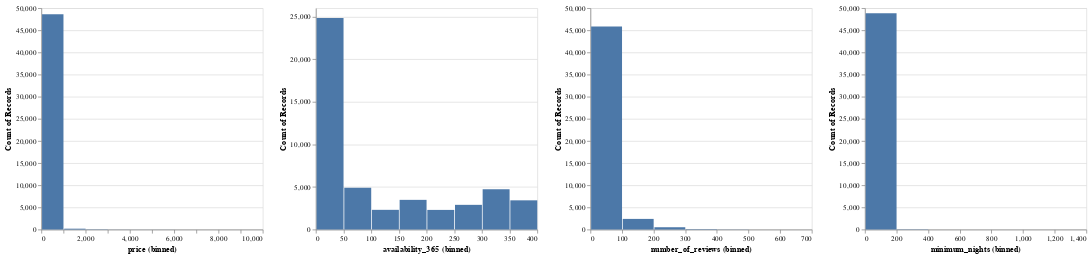

Notebook code cell kept with this figure:
### Code cell
col_list = ['price','availability_365','number_of_reviews','minimum_nights']

chart = alt.Chart(data).mark_bar().encode(
    x=alt.X(alt.repeat('column')).bin(),
    y='count()'
).repeat(
    column=col_list
)
chart

### Figure 1 — Vega specification as saved in the notebook (floating-point values rounded to 4 significant figures)
{"$schema": "https://vega.github.io/schema/vega/v5.json", "data": [{"name": "source_0"}, {"name": "data_0", "values": [{"__count": 48822, "bin_maxbins_10_minimum_nights": 0.0, "bin_maxbins_10_minimum_nights_end": 200.0}, {"__count": 61, "bin_maxbins_10_minimum_nights": 200.0, "bin_maxbins_10_minimum_nights_end": 400.0}, {"__count": 1, "bin_maxbins_10_minimum_nights": 1000.0, "bin_maxbins_10_minimum_nights_end": 1200.0}, {"__count": 1, "bin_maxbins_10_minimum_nights": 1200.0, "bin_maxbins_10_minimum_nights_end": 1400.0}, {"__count": 7, "bin_maxbins_10_minimum_nights": 400.0, "bin_maxbins_10_minimum_nights_end": 600.0}, {"__count": 3, "bin_maxbins_10_minimum_nights": 800.0, "bin_maxbins_10_minimum_nights_end": 1000.0}]}, {"name": "data_1", "values": [{"__count": 48597, "bin_maxbins_10_price": 0.0, "bin_maxbins_10_price_end": 1000.0}, {"__count": 57, "bin_maxbins_10_price": 2000.0, "bin_maxbins_10_price_end": 3000.0}, {"__count": 188, "bin_maxbins_10_price": 1000.0, "bin_maxbins_10_price_end": 2000.0}, {"__count": 18, "bin_maxbins_10_price": 3000.0, "bin_maxbins_10_price_end": 4000.0}, {"__count": 9, "bin_maxbins_10_price": 4000.0, "bin_maxbins_10_price_end": 5000.0}, {"__count": 8, "bin_maxbins_10_price": 5000.0, "bin_maxbins_10_price_end": 6000.0}, {"__count": 7, "bin_maxbins_10_price": 6000.0, "bin_maxbins_10_price_end": 7000.0}, {"__count": 2, "bin_maxbins_10_price": 8000.0, "bin_maxbins_10_price_end": 9000.0}, {"__count": 6, "bin_maxbins_10_price": 9000.0, "bin_maxbins_10_price_end": 10000.0}, {"__count": 3, "bin_maxbins_10_price": 7000.0, "bin_maxbins_10_price_end": 8000.0}]}, {"name": "data_2", "values": [{"__count": 3428, "bin_maxbins_10_availability_365": 350.0, "bin_maxbins_10_availability_365_end": 400.0}, {"__count": 3483, "bin_maxbins_10_availability_365": 150.0, "bin_maxbins_10_availability_365_end": 200.0}, {"__count": 24838, "bin_maxbins_10_availability_365": 0.0, "bin_maxbins_10_availability_365_end": 50.0}, {"__count": 2311, "bin_maxbins_10_availability_365": 100.0, "bin_maxbins_10_availability_365_end": 150.0}, {"__count": 2303, "bin_maxbins_10_availability_365": 200.0, "bin_maxbins_10_availability_365_end": 250.0}, {"__count": 4739, "bin_maxbins_10_availability_365": 300.0, "bin_maxbins_10_availability_365_end": 350.0}, {"__count": 4895, "bin_maxbins_10_availability_365": 50.0, "bin_maxbins_10_availability_365_end": 100.0}, {"__count": 2898, "bin_maxbins_10_availability_365": 250.0, "bin_maxbins_10_availability_365_end": 300.0}]}, {"name": "data_3", "values": [{"__count": 45851, "bin_maxbins_10_number_of_reviews": 0.0, "bin_maxbins_10_number_of_reviews_end": 100.0}, {"__count": 514, "bin_maxbins_10_number_of_reviews": 200.0, "bin_maxbins_10_number_of_reviews_end": 300.0}, {"__count": 31, "bin_maxbins_10_number_of_reviews": 400.0, "bin_maxbins_10_number_of_reviews_end": 500.0}, {"__count": 2398, "bin_maxbins_10_number_of_reviews": 100.0, "bin_maxbins_10_number_of_reviews_end": 200.0}, {"__count": 93, "bin_maxbins_10_number_of_reviews": 300.0, "bin_maxbins_10_number_of_reviews_end": 400.0}, {"__count": 6, "bin_maxbins_10_number_of_reviews": 500.0, "bin_maxbins_10_number_of_reviews_end": 600.0}, {"__count": 2, "bin_maxbins_10_number_of_reviews": 600.0, "bin_maxbins_10_number_of_reviews_end": 700.0}]}, {"name": "data_1_child__column_price_y_domain___count", "values": [{"min": 2, "max": 48597}]}, {"name": "data_2_child__column_availability_365_y_domain___count", "values": [{"min": 2303, "max": 24838}]}, {"name": "data_3_child__column_number_of_reviews_y_domain___count", "values": [{"min": 2, "max": 45851}]}, {"name": "data_0_child__column_minimum_nights_y_domain___count", "values": [{"min": 1, "max": 48822}]}], "signals": [{"name": "child__column_availability_365_bin_maxbins_10_availability_365_bins", "value": {"fields": ["availability_365"], "fname": "bin_availability_365", "start": 0.0, "step": 50.0, "stop": 400.0}}, {"name": "child__column_price_bin_maxbins_10_price_bins", "value": {"fields": ["price"], "fname": "bin_price", "start": 0.0, "step": 1000.0, "stop": 10000.0}}, {"name": "child__column_minimum_nights_bin_maxbins_10_minimum_nights_bins", "value": {"fields": ["minimum_nights"], "fname": "bin_minimum_nights", "start": 0.0, "step": 200.0, "stop": 1400.0}}, {"name": "child__column_number_of_reviews_bin_maxbins_10_number_of_reviews_bins", "value": {"fields": ["number_of_reviews"], "fname": "bin_number_of_reviews", "start": 0.0, "step": 100.0, "stop": 700.0}}, {"name": "childWidth", "value": 300}, {"name": "childHeight", "value": 300}], "marks": [{"type": "group", "name": "child__column_price_group", "encode": {"update": {"height": {"signal": "childHeight"}, "width": {"signal": "childWidth"}}}, "marks": [{"type": "rect", "name": "child__column_price_marks", "from": {"data": "data_1"}, "encode": {"update": {"fill": {"value": "#4c78a8"}, "x2": {"field": "bin_maxbins_10_price", "scale": "child__column_price_x", "offset": {"signal": "0.5 + (abs(scale(\"child__column_price_x\", datum[\"bin_maxbins_10_price_end\"]) - scale(\"child__column_price_x\", datum[\"bin_maxbins_10_price\"])) < 0.25 ? -0.5 * (0.25 - (abs(scale(\"child__column_price_x\", datum[\"bin_maxbins_10_price_end\"]) - scale(\"child__column_price_x\", datum[\"bin_maxbins_10_price\"])))) : 0.5)"}}, "x": {"field": "bin_maxbins_10_price_end", "scale": "child__column_price_x", "offset": {"signal": "0.5 + (abs(scale(\"child__column_price_x\", datum[\"bin_maxbins_10_price_end\"]) - scale(\"child__column_price_x\", datum[\"bin_maxbins_10_price\"])) < 0.25 ? 0.5 * (0.25 - (abs(scale(\"child__column_price_x\", datum[\"bin_maxbins_10_price_end\"]) - scale(\"child__column_price_x\", datum[\"bin_maxbins_10_price\"])))) : -0.5)"}}, "y": {"field": "__count", "scale": "child__column_price_y"}, "y2": {"value": 0, "scale": "child__column_price_y"}}}, "style": ["bar"]}], "axes": [{"scale": "child__column_price_y", "domain": false, "tickCount": {"signal": "ceil(childHeight/40)"}, "grid": true, "ticks": false, "orient": "left", "minExtent": 0, "gridScale": "child__column_price_x", "aria": false, "zindex": 0, "labels": false, "maxExtent": 0}, {"scale": "child__column_price_x", "tickCount": {"signal": "ceil(childWidth/10)"}, "orient": "bottom", "title": "price (binned)", "labelOverlap": true, "labelFlush": true, "zindex": 0, "grid": false}, {"scale": "child__column_price_y", "tickCount": {"signal": "ceil(childHeight/40)"}, "orient": "left", "zindex": 0, "grid": false, "title": "Count of Records", "labelOverlap": true}], "style": "cell"}, {"type": "group", "name": "child__column_availability_365_group", "encode": {"update": {"width": {"signal": "childWidth"}, "height": {"signal": "childHeight"}}}, "marks": [{"type": "rect", "name": "child__column_availability_365_marks", "from": {"data": "data_2"}, "encode": {"update": {"fill": {"value": "#4c78a8"}, "x": {"field": "bin_maxbins_10_availability_365_end", "scale": "child__column_availability_365_x", "offset": {"signal": "0.5 + (abs(scale(\"child__column_availability_365_x\", datum[\"bin_maxbins_10_availability_365_end\"]) - scale(\"child__column_availability_365_x\", datum[\"bin_maxbins_10_availability_365\"])) < 0.25 ? 0.5 * (0.25 - (abs(scale(\"child__column_availability_365_x\", datum[\"bin_maxbins_10_availability_365_end\"]) - scale(\"child__column_availability_365_x\", datum[\"bin_maxbins_10_availability_365\"])))) : -0.5)"}}, "x2": {"field": "bin_maxbins_10_availability_365", "scale": "child__column_availability_365_x", "offset": {"signal": "0.5 + (abs(scale(\"child__column_availability_365_x\", datum[\"bin_maxbins_10_availability_365_end\"]) - scale(\"child__column_availability_365_x\", datum[\"bin_maxbins_10_availability_365\"])) < 0.25 ? -0.5 * (0.25 - (abs(scale(\"child__column_availability_365_x\", datum[\"bin_maxbins_10_availability_365_end\"]) - scale(\"child__column_availability_365_x\", datum[\"bin_maxbins_10_availability_365\"])))) : 0.5)"}}, "y": {"field": "__count", "scale": "child__column_availability_365_y"}, "y2": {"value": 0, "scale": "child__column_availability_365_y"}}}, "style": ["bar"]}], "axes": [{"scale": "child__column_availability_365_y", "zindex": 0, "tickCount": {"signal": "ceil(childHeight/40)"}, "maxExtent": 0, "aria": false, "ticks": false, "minExtent": 0, "grid": true, "domain": false, "orient": "left", "gridScale": "child__column_availability_365_x", "labels": false}, {"scale": "child__column_availability_365_x", "grid": false, "title": "availability_365 (binned)", "zindex": 0, "labelFlush": true, "labelOverlap": true, "orient": "bottom", "tickCount": {"signal": "ceil(childWidth/10)"}}, {"scale": "child__column_availability_365_y", "title": "Count of Records", "orient": "left", "zindex": 0, "grid": false, "tickCount": {"signal": "ceil(childHeight/40)"}, "labelOverlap": true}], "style": "cell"}, {"type": "group", "name": "child__column_number_of_reviews_group", "encode": {"update": {"width": {"signal": "childWidth"}, "height": {"signal": "childHeight"}}}, "marks": [{"type": "rect", "name": "child__column_number_of_reviews_marks", "from": {"data": "data_3"}, "encode": {"update": {"y": {"field": "__count", "scale": "child__column_number_of_reviews_y"}, "y2": {"value": 0, "scale": "child__column_number_of_reviews_y"}, "fill": {"value": "#4c78a8"}, "x": {"field": "bin_maxbins_10_number_of_reviews_end", "scale": "child__column_number_of_reviews_x", "offset": {"signal": "0.5 + (abs(scale(\"child__column_number_of_reviews_x\", datum[\"bin_maxbins_10_number_of_reviews_end\"]) - scale(\"child__column_number_of_reviews_x\", datum[\"bin_maxbins_10_number_of_reviews\"])) < 0.25 ? 0.5 * (0.25 - (abs(scale(\"child__column_number_of_reviews_x\", datum[\"bin_maxbins_10_number_of_reviews_end\"]) - scale(\"child__column_number_of_reviews_x\", datum[\"bin_maxbins_10_number_of_reviews\"])))) : -0.5)"}}, "x2": {"field": "bin_maxbins_10_number_of_reviews", "scale": "child__column_number_of_reviews_x", "offset": {"signal": "0.5 + (abs(scale(\"child__column_number_of_reviews_x\", datum[\"bin_maxbins_10_number_of_reviews_end\"]) - scale(\"child__column_number_of_reviews_x\", datum[\"bin_maxbins_10_number_of_reviews\"])) < 0.25 ? -0.5 * (0.25 - (abs(scale(\"child__column_number_of_reviews_x\", datum[\"bin_maxbins_10_number_of_reviews_end\"]) - scale(\"child__column_number_of_reviews_x\", datum[\"bin_maxbins_10_number_of_reviews\"])))) : 0.5)"}}}}, "style": ["bar"]}], "axes": [{"scale": "child__column_number_of_reviews_y", "zindex": 0, "gridScale": "child__column_number_of_reviews_x", "tickCount": {"signal": "ceil(childHeight/40)"}, "grid": true, "domain": false, "maxExtent": 0, "minExtent": 0, "labels": false, "aria": false, "orient": "left", "ticks": false}, {"scale": "child__column_number_of_reviews_x", "labelOverlap": true, "labelFlush": true, "tickCount": {"signal": "ceil(childWidth/10)"}, "zindex": 0, "grid": false, "title": "number_of_reviews (binned)", "orient": "bottom"}, {"scale": "child__column_number_of_reviews_y", "labelOverlap": true, "grid": false, "tickCount": {"signal": "ceil(childHeight/40)"}, "title": "Count of Records", "zindex": 0, "orient": "left"}], "style": "cell"}, {"type": "group", "name": "child__column_minimum_nights_group", "encode": {"update": {"height": {"signal": "childHeight"}, "width": {"signal": "childWidth"}}}, "marks": [{"type": "rect", "name": "child__column_minimum_nights_marks", "from": {"data": "data_0"}, "encode": {"update": {"fill": {"value": "#4c78a8"}, "x2": {"field": "bin_maxbins_10_minimum_nights", "scale": "child__column_minimum_nights_x", "offset": {"signal": "0.5 + (abs(scale(\"child__column_minimum_nights_x\", datum[\"bin_maxbins_10_minimum_nights_end\"]) - scale(\"child__column_minimum_nights_x\", datum[\"bin_maxbins_10_minimum_nights\"])) < 0.25 ? -0.5 * (0.25 - (abs(scale(\"child__column_minimum_nights_x\", datum[\"bin_maxbins_10_minimum_nights_end\"]) - scale(\"child__column_minimum_nights_x\", datum[\"bin_maxbins_10_minimum_nights\"])))) : 0.5)"}}, "x": {"field": "bin_maxbins_10_minimum_nights_end", "scale": "child__column_minimum_nights_x", "offset": {"signal": "0.5 + (abs(scale(\"child__column_minimum_nights_x\", datum[\"bin_maxbins_10_minimum_nights_end\"]) - scale(\"child__column_minimum_nights_x\", datum[\"bin_maxbins_10_minimum_nights\"])) < 0.25 ? 0.5 * (0.25 - (abs(scale(\"child__column_minimum_nights_x\", datum[\"bin_maxbins_10_minimum_nights_end\"]) - scale(\"child__column_minimum_nights_x\", datum[\"bin_maxbins_10_minimum_nights\"])))) : -0.5)"}}, "y": {"field": "__count", "scale": "child__column_minimum_nights_y"}, "y2": {"value": 0, "scale": "child__column_minimum_nights_y"}}}, "style": ["bar"]}], "axes": [{"scale": "child__column_minimum_nights_y", "domain": false, "ticks": false, "maxExtent": 0, "minExtent": 0, "zindex": 0, "gridScale": "child__column_minimum_nights_x", "grid": true, "labels": false, "orient": "left", "tickCount": {"signal": "ceil(childHeight/40)"}, "aria": false}, {"scale": "child__column_minimum_nights_x", "labelOverlap": true, "orient": "bottom", "tickCount": {"signal": "ceil(childWidth/10)"}, "title": "minimum_nights (binned)", "zindex": 0, "grid": false, "labelFlush": true}, {"scale": "child__column_minimum_nights_y", "tickCount": {"signal": "ceil(childHeight/40)"}, "grid": false, "zindex": 0, "labelOverlap": true, "title": "Count of Records", "orient": "left"}], "style": "cell"}], "scales": [{"name": "child__column_price_x", "type": "linear", "domain": {"signal": "[child__column_price_bin_maxbins_10_price_bins.start, child__column_price_bin_maxbins_10_price_bins.stop]"}, "range": [0, {"signal": "childWidth"}], "bins": {"signal": "child__column_price_bin_maxbins_10_price_bins"}, "zero": false}, {"name": "child__column_price_y", "type": "linear", "domain": [{"signal": "(data(\"data_1_child__column_price_y_domain___count\")[0] || {}).min"}, {"signal": "(data(\"data_1_child__column_price_y_domain___count\")[0] || {}).max"}], "range": [{"signal": "childHeight"}, 0], "zero": true, "nice": true}, {"name": "child__column_availability_365_x", "type": "linear", "domain": {"signal": "[child__column_availability_365_bin_maxbins_10_availability_365_bins.start, child__column_availability_365_bin_maxbins_10_availability_365_bins.stop]"}, "range": [0, {"signal": "childWidth"}], "bins": {"signal": "child__column_availability_365_bin_maxbins_10_availability_365_bins"}, "zero": false}, {"name": "child__column_availability_365_y", "type": "linear", "domain": [{"signal": "(data(\"data_2_child__column_availability_365_y_domain___count\")[0] || {}).min"}, {"signal": "(data(\"data_2_child__column_availability_365_y_domain___count\")[0] || {}).max"}], "range": [{"signal": "childHeight"}, 0], "zero": true, "nice": true}, {"name": "child__column_number_of_reviews_x", "type": "linear", "domain": {"signal": "[child__column_number_of_reviews_bin_maxbins_10_number_of_reviews_bins.start, child__column_number_of_reviews_bin_maxbins_10_number_of_reviews_bins.stop]"}, "range": [0, {"signal": "childWidth"}], "bins": {"signal": "child__column_number_of_reviews_bin_maxbins_10_number_of_reviews_bins"}, "zero": false}, {"name": "child__column_number_of_reviews_y", "type": "linear", "domain": [{"signal": "(data(\"data_3_child__column_number_of_reviews_y_domain___count\")[0] || {}).min"}, {"signal": "(data(\"data_3_child__column_number_of_reviews_y_domain___count\")[0] || {}).max"}], "range": [{"signal": "childHeight"}, 0], "nice": true, "zero": true}, {"name": "child__column_minimum_nights_x", "type": "linear", "domain": {"signal": "[child__column_minimum_nights_bin_maxbins_10_minimum_nights_bins.start, child__column_minimum_nights_bin_maxbins_10_minimum_nights_bins.stop]"}, "range": [0, {"signal": "childWidth"}], "bins": {"signal": "child__column_minimum_nights_bin_maxbins_10_minimum_nights_bins"}, "zero": false}, {"name": "child__column_minimum_nights_y", "type": "linear", "domain": [{"signal": "(data(\"data_0_child__column_minimum_nights_y_domain___count\")[0] || {}).min"}, {"signal": "(data(\"data_0_child__column_minimum_nights_y_domain___count\")[0] || {}).max"}], "range": [{"signal": "childHeight"}, 0], "zero": true, "nice": true}], "background": "white", "padding": 5, "layout": {"padding": 20, "columns": 4, "bounds": "full", "align": "all"}}
